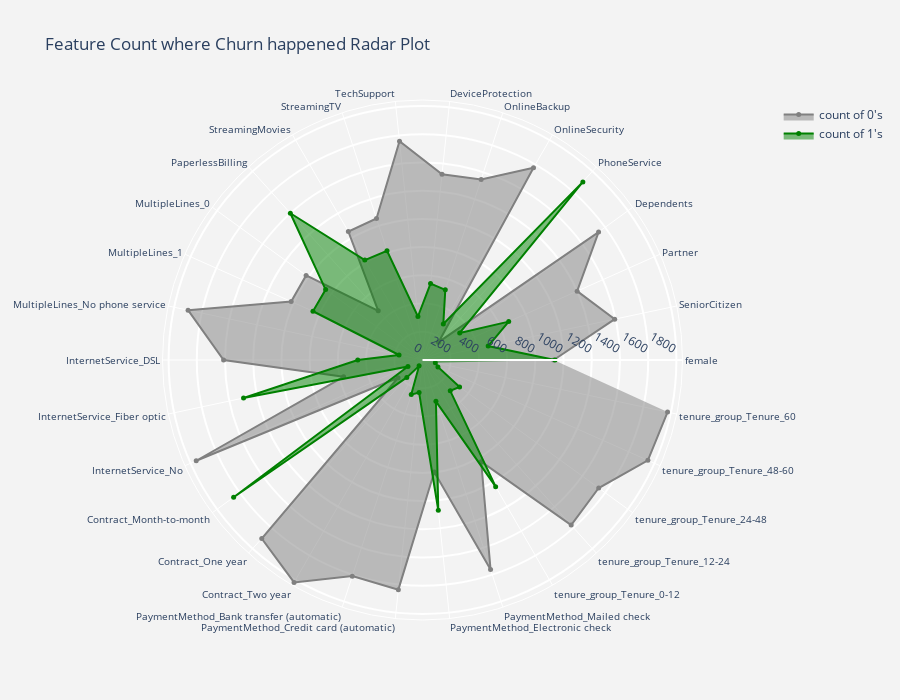

Notebook cell for this chart:
### Markdown cell above
using Plotly<br>
https://plotly.com/python/radar-chart/

### Code cell
binary_cols = DATA.nunique()[DATA.nunique() == 2].keys()
radar_data = DATA[binary_cols]

df = radar_data[radar_data["Churn"] == 1]
df_x = df[binary_cols].sum().reset_index()
df_x.columns = ["feature", "yes"]
df_x["no"] = df.shape[0] - df_x["yes"]
df_x = df_x[df_x["feature"] != "Churn"]


radar1 = go.Scatterpolar(r=df_x["yes"].values.tolist(),
                         theta=df_x["feature"].tolist(),
                         fill="toself", name="count of 1's",
                         mode="markers+lines",
                         marker={'size': 5,'color':'green'}
                         )

radar2 = go.Scatterpolar(r=df_x["no"].values.tolist(),
                         theta=df_x["feature"].tolist(),
                         fill="toself", name="count of 0's",
                         
                         
                         mode="markers+lines",
                         marker={'size': 5,'color':'grey'}
                         )
layout = go.Layout({'polar': {'radialaxis': {'visible': True,
                                             'side': "counterclockwise",
                                             'showline': True,
                                             'linewidth': 2,
                                             'tickwidth': 2,
                                             'gridcolor': "white",
                                             'gridwidth': 2},
                              'angularaxis': {'tickfont': {'size': 10},
                                              'layer': "below traces"
                                              },
                              'bgcolor': "rgb(243,243,243)",
                              },
                    'paper_bgcolor': "rgb(243,243,243)",
                    'title': 'Feature Count where Churn happened Radar Plot', 'height': 700})

data = [radar2, radar1]
fig = go.Figure(data=data, layout=layout)
py.iplot(fig)

### Figure 1 — Plotly figure (JSON) as saved in the notebook; plotly's stock layout.template omitted (floating-point values rounded to 4 significant figures)
{"data": [{"fill": "toself", "marker": {"color": "grey", "size": 5}, "mode": "markers+lines", "name": "count of 0's", "r": [930, 1393, 1200, 1543, 170, 1574, 1346, 1324, 1559, 1055, 1051, 469, 1020, 1019, 1699, 1410, 572, 1756, 214, 1703, 1821, 1611, 1637, 798, 1561, 832, 1575, 1544, 1749, 1776], "theta": ["female", "SeniorCitizen", "Partner", "Dependents", "PhoneService", "OnlineSecurity", "OnlineBackup", "DeviceProtection", "TechSupport", "StreamingTV", "StreamingMovies", "PaperlessBilling", "MultipleLines_0", "MultipleLines_1", "MultipleLines_No phone service", "InternetService_DSL", "InternetService_Fiber optic", "InternetService_No", "Contract_Month-to-month", "Contract_One year", "Contract_Two year", "PaymentMethod_Bank transfer (automatic)", "PaymentMethod_Credit card (automatic)", "PaymentMethod_Electronic check", "PaymentMethod_Mailed check", "tenure_group_Tenure_0-12", "tenure_group_Tenure_12-24", "tenure_group_Tenure_24-48", "tenure_group_Tenure_48-60", "tenure_group_Tenure_60"], "type": "scatterpolar"}, {"fill": "toself", "marker": {"color": "green", "size": 5}, "mode": "markers+lines", "name": "count of 1's", "r": [939, 476, 669, 326, 1699, 295, 523, 545, 310, 814, 818, 1400, 849, 850, 170, 459, 1297, 113, 1655, 166, 48, 258, 232, 1071, 308, 1037, 294, 325, 120, 93], "theta": ["female", "SeniorCitizen", "Partner", "Dependents", "PhoneService", "OnlineSecurity", "OnlineBackup", "DeviceProtection", "TechSupport", "StreamingTV", "StreamingMovies", "PaperlessBilling", "MultipleLines_0", "MultipleLines_1", "MultipleLines_No phone service", "InternetService_DSL", "InternetService_Fiber optic", "InternetService_No", "Contract_Month-to-month", "Contract_One year", "Contract_Two year", "PaymentMethod_Bank transfer (automatic)", "PaymentMethod_Credit card (automatic)", "PaymentMethod_Electronic check", "PaymentMethod_Mailed check", "tenure_group_Tenure_0-12", "tenure_group_Tenure_12-24", "tenure_group_Tenure_24-48", "tenure_group_Tenure_48-60", "tenure_group_Tenure_60"], "type": "scatterpolar"}], "layout": {"height": 700, "paper_bgcolor": "rgb(243,243,243)", "polar": {"angularaxis": {"layer": "below traces", "tickfont": {"size": 10}}, "bgcolor": "rgb(243,243,243)", "radialaxis": {"gridcolor": "white", "gridwidth": 2, "linewidth": 2, "showline": true, "side": "counterclockwise", "tickwidth": 2, "visible": true}}, "title": {"text": "Feature Count where Churn happened Radar Plot"}}}
